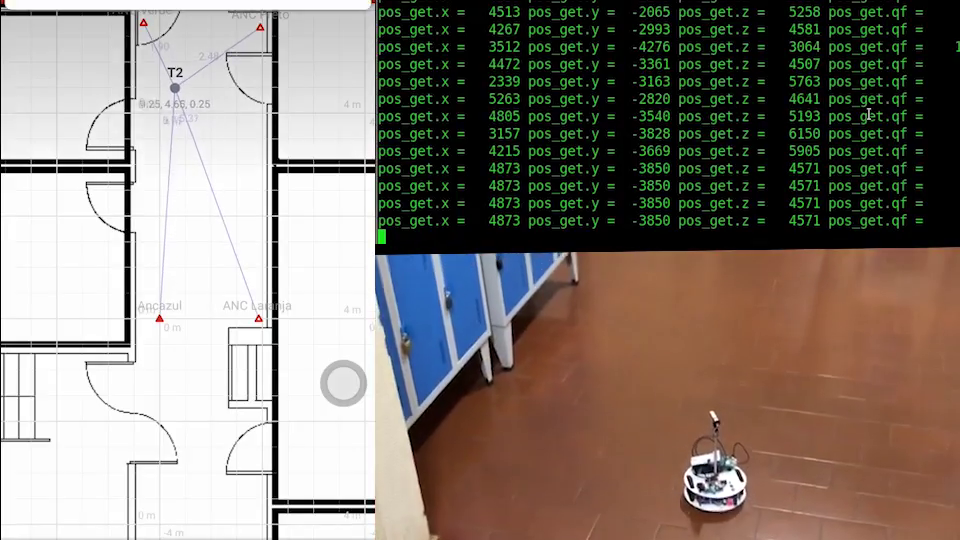
#> input picture frame 41 of video-1583312482.mp4, 960 x 540 px, given in place of cambada.mp4, which was not available
$ python TrackCambada.py
#> lines starting #> are read from the running program, lines starting #| are printed output that depends on the picture; after the words box and inside, x2 and y2 are one past the last pixel; in counts of white or black regions, pixels touching at a corner belong together; pictures that were not available may be replaced by others from this repository, and a replacement may not be noted
import numpy as np
import cv2

def nothing(x):
    pass

cap = cv2.VideoCapture('cambada.mp4')

while(True):

    # Make a window for the video feed
    cv2.namedWindow('frame',0)

    # Capture frame-by-frame
    ret, frame = cap.read()
#> frame is the input picture: shape (540, 960, 3); mean B, G, R 119.2, 127.3, 136

    # Make the trackbar used for HSV masking
    cv2.createTrackbar('HSV','frame',0,255,nothing)

    # Name the variable used for mask bounds
    j = cv2.getTrackbarPos('HSV','frame')

    # Convert BGR to HSV
    hsv = cv2.cvtColor(frame, cv2.COLOR_BGR2HSV)
#> hsv: shape (540, 960, 3); mean H, S, V 24.3, 78.4, 143.2

    # define range of color in HSV
    lower = np.array([j-10,-100,-100])
    upper = np.array([j+10,255,255])

    # Threshold the HSV image to get only selected color
    mask = cv2.inRange(hsv, lower, upper)
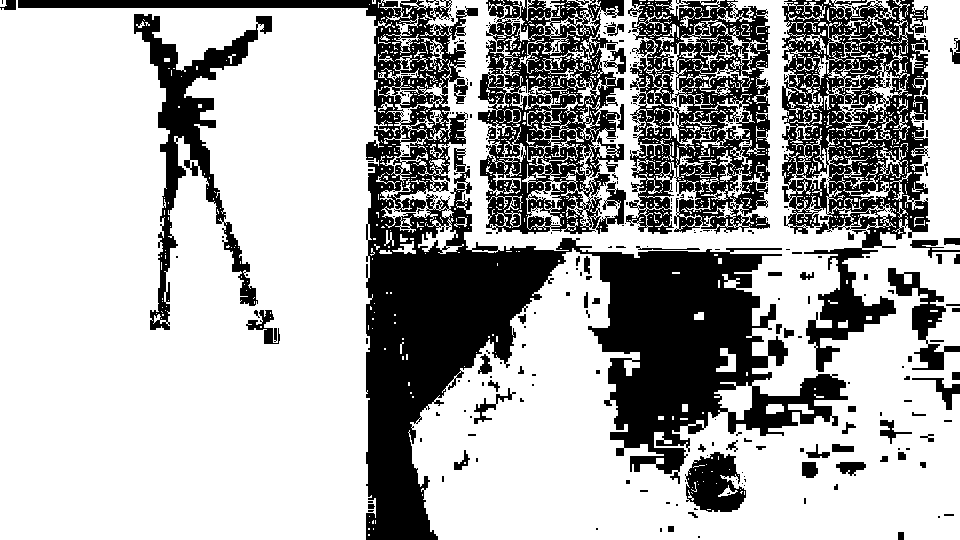
#> mask: shape (540, 960); 68.4% white; 333 black regions (262 under 20 px), largest, box (x1, y1, x2, y2) and area: (18, 0, 848, 540) 76560, (782, 0, 930, 372) 26187, (626, 0, 770, 234) 20338

    # Bitwise-AND mask the original image
    res = cv2.bitwise_and(frame,frame, mask= mask)
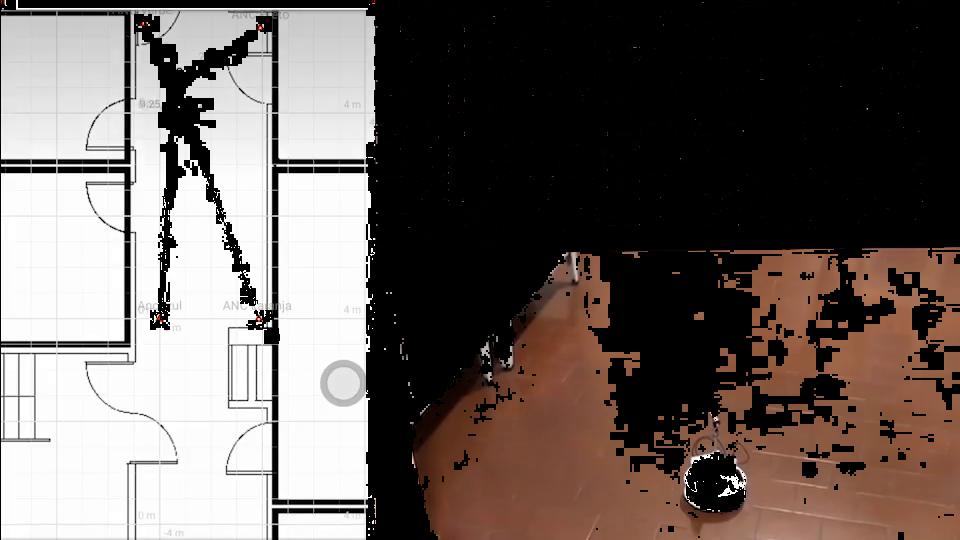
#> res: shape (540, 960, 3); mean B, G, R 94.1, 98.2, 107.6

    # Display the resulting frame
    cv2.imshow('frame',res)

    # Press q to quit
    if cv2.waitKey(3) & 0xFF == ord('q'):
#> (key q is pressed here)
        break


# When everything is done, release the capture
cap.release()
cv2.destroyAllWindows()

$ run again, starting later in the video
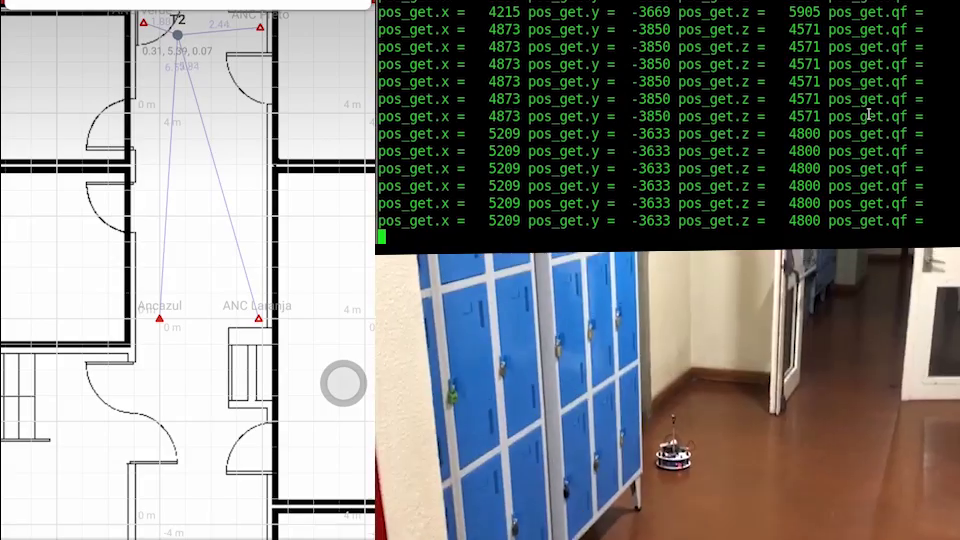
#> input picture frame 184 of video-1583312482.mp4, 960 x 540 px, given in place of cambada.mp4, which was not available
#> frame is the input picture: shape (540, 960, 3); mean B, G, R 133.3, 135, 133.3
#> hsv: shape (540, 960, 3); mean H, S, V 30.9, 70.1, 148.3
#> `mask = cv2.inRange(hsv, lower, upper)`:
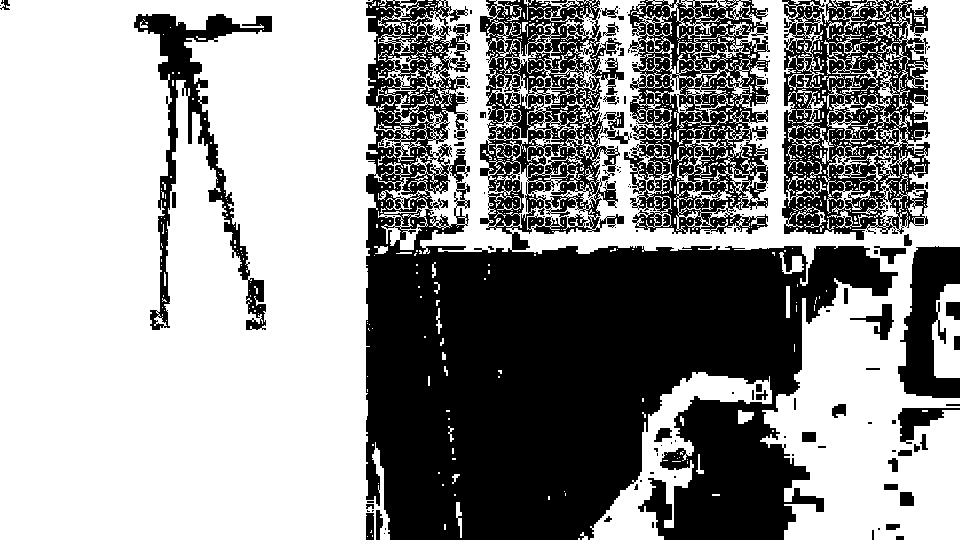
#> mask: shape (540, 960); 59.2% white; 221 black regions (174 under 20 px), largest, box (x1, y1, x2, y2) and area: (366, 0, 898, 540) 150542, (782, 0, 930, 240) 21782, (624, 0, 770, 234) 19847
#> `res = cv2.bitwise_and(frame,frame, mask= mask)`:
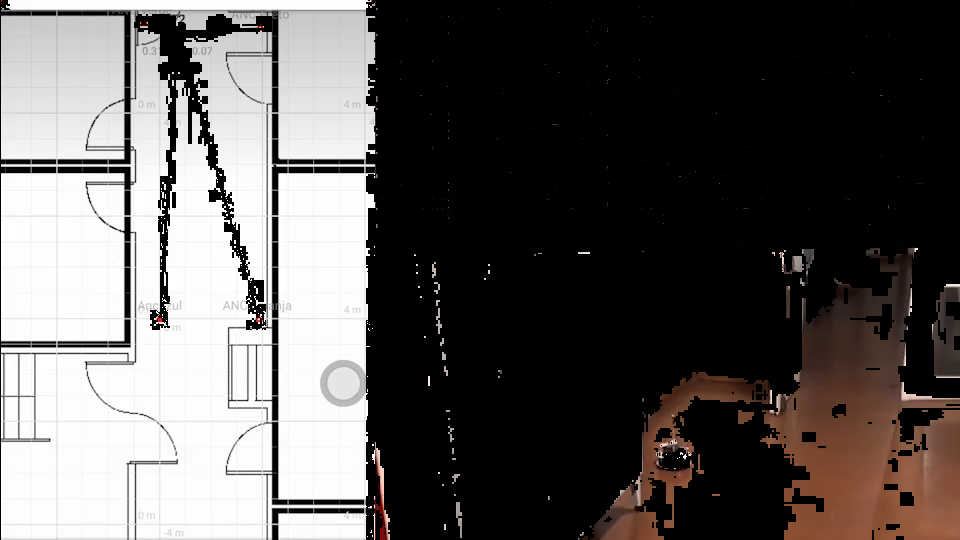
#> res: shape (540, 960, 3); mean B, G, R 88, 89.5, 92.9
